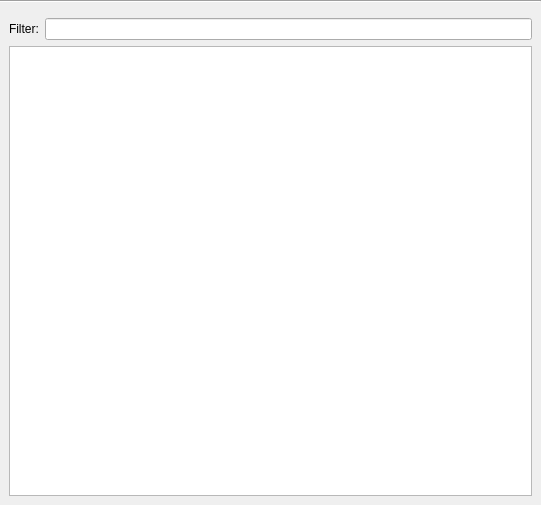
<?xml version="1.0" encoding="UTF-8"?>
<ui version="4.0">
 <class>SkillsDockWidget</class>
 <widget class="QDockWidget" name="SkillsDockWidget">
  <property name="geometry">
   <rect>
    <x>0</x>
    <y>0</y>
    <width>541</width>
    <height>505</height>
   </rect>
  </property>
  <property name="windowTitle">
   <string>Skills</string>
  </property>
  <widget class="QWidget" name="dockWidgetContents">
   <layout class="QVBoxLayout" name="verticalLayout">
    <property name="leftMargin">
     <number>0</number>
    </property>
    <property name="topMargin">
     <number>0</number>
    </property>
    <property name="rightMargin">
     <number>0</number>
    </property>
    <property name="bottomMargin">
     <number>0</number>
    </property>
    <item>
     <layout class="QVBoxLayout" name="toolbarLayout">
      <item>
       <widget class="Line" name="line">
        <property name="orientation">
         <enum>Qt::Horizontal</enum>
        </property>
       </widget>
      </item>
     </layout>
    </item>
    <item>
     <layout class="QGridLayout" name="gridLayout">
      <property name="leftMargin">
       <number>9</number>
      </property>
      <property name="topMargin">
       <number>9</number>
      </property>
      <property name="rightMargin">
       <number>9</number>
      </property>
      <property name="bottomMargin">
       <number>9</number>
      </property>
      <item row="0" column="0">
       <widget class="QLabel" name="label">
        <property name="text">
         <string>Filter:</string>
        </property>
        <property name="buddy">
         <cstring>filterLine</cstring>
        </property>
       </widget>
      </item>
      <item row="0" column="1">
       <widget class="QLineEdit" name="filterLine"/>
      </item>
      <item row="1" column="0" colspan="2">
       <widget class="QTableView" name="skillsTable">
        <property name="alternatingRowColors">
         <bool>true</bool>
        </property>
        <property name="selectionMode">
         <enum>QAbstractItemView::SingleSelection</enum>
        </property>
        <property name="selectionBehavior">
         <enum>QAbstractItemView::SelectRows</enum>
        </property>
        <property name="showGrid">
         <bool>false</bool>
        </property>
        <attribute name="horizontalHeaderStretchLastSection">
         <bool>true</bool>
        </attribute>
        <attribute name="verticalHeaderVisible">
         <bool>false</bool>
        </attribute>
       </widget>
      </item>
     </layout>
    </item>
   </layout>
  </widget>
 </widget>
 <tabstops>
  <tabstop>filterLine</tabstop>
  <tabstop>skillsTable</tabstop>
 </tabstops>
 <resources/>
 <connections/>
</ui>
